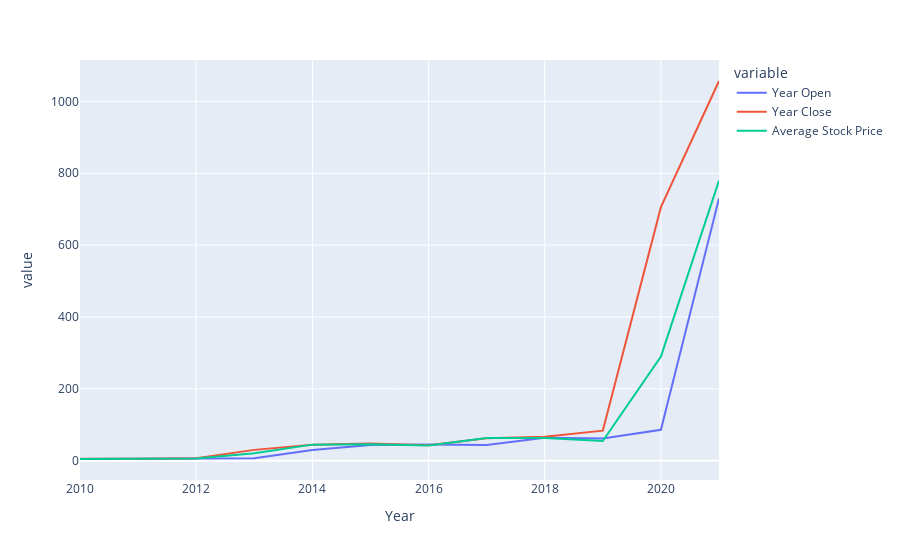

Here is the notebook cell this chart was saved with:
### Markdown cell above
### 7. Compaire open , close , avrage prices throwout years

### Code cell
import plotly.express as px
fig = px.line(tesla_price, x="Year", y=["Year Open", "Year Close" , "Average Stock Price"])
fig.show()

### Figure 1 — Plotly figure (JSON) as saved in the notebook; plotly's stock layout.template omitted (floating-point values rounded to 4 significant figures)
{"data": [{"hovertemplate": "variable=Year Open<br>Year=%{x}<br>value=%{y}<extra></extra>", "legendgroup": "Year Open", "line": {"color": "#636efa", "dash": "solid"}, "mode": "lines", "name": "Year Open", "orientation": "v", "showlegend": true, "type": "scatter", "x": [2021, 2020, 2019, 2018, 2017, 2016, 2015, 2014, 2013, 2012, 2011, 2010], "xaxis": "x", "y": [729.8, 86.05, 62.02, 64.11, 43.4, 44.68, 43.86, 30.02, 7.072, 5.616, 5.324, 4.778], "yaxis": "y"}, {"hovertemplate": "variable=Year Close<br>Year=%{x}<br>value=%{y}<extra></extra>", "legendgroup": "Year Close", "line": {"color": "#EF553B", "dash": "solid"}, "mode": "lines", "name": "Year Close", "orientation": "v", "showlegend": true, "type": "scatter", "x": [2021, 2020, 2019, 2018, 2017, 2016, 2015, 2014, 2013, 2012, 2011, 2010], "xaxis": "x", "y": [1057.0, 705.7, 83.67, 66.56, 62.27, 42.74, 48.0, 44.48, 30.09, 6.774, 5.712, 5.326], "yaxis": "y"}, {"hovertemplate": "variable=Average Stock Price<br>Year=%{x}<br>value=%{y}<extra></extra>", "legendgroup": "Average Stock Price", "line": {"color": "#00cc96", "dash": "solid"}, "mode": "lines", "name": "Average Stock Price", "orientation": "v", "showlegend": true, "type": "scatter", "x": [2021, 2020, 2019, 2018, 2017, 2016, 2015, 2014, 2013, 2012, 2011, 2010], "xaxis": "x", "y": [780.0, 290.0, 54.71, 63.46, 62.86, 41.95, 46.01, 44.67, 20.88, 6.234, 5.361, 4.668], "yaxis": "y"}], "layout": {"legend": {"title": {"text": "variable"}, "tracegroupgap": 0}, "margin": {"t": 60}, "xaxis": {"anchor": "y", "domain": [0, 1], "title": {"text": "Year"}}, "yaxis": {"anchor": "x", "domain": [0, 1], "title": {"text": "value"}}}}
